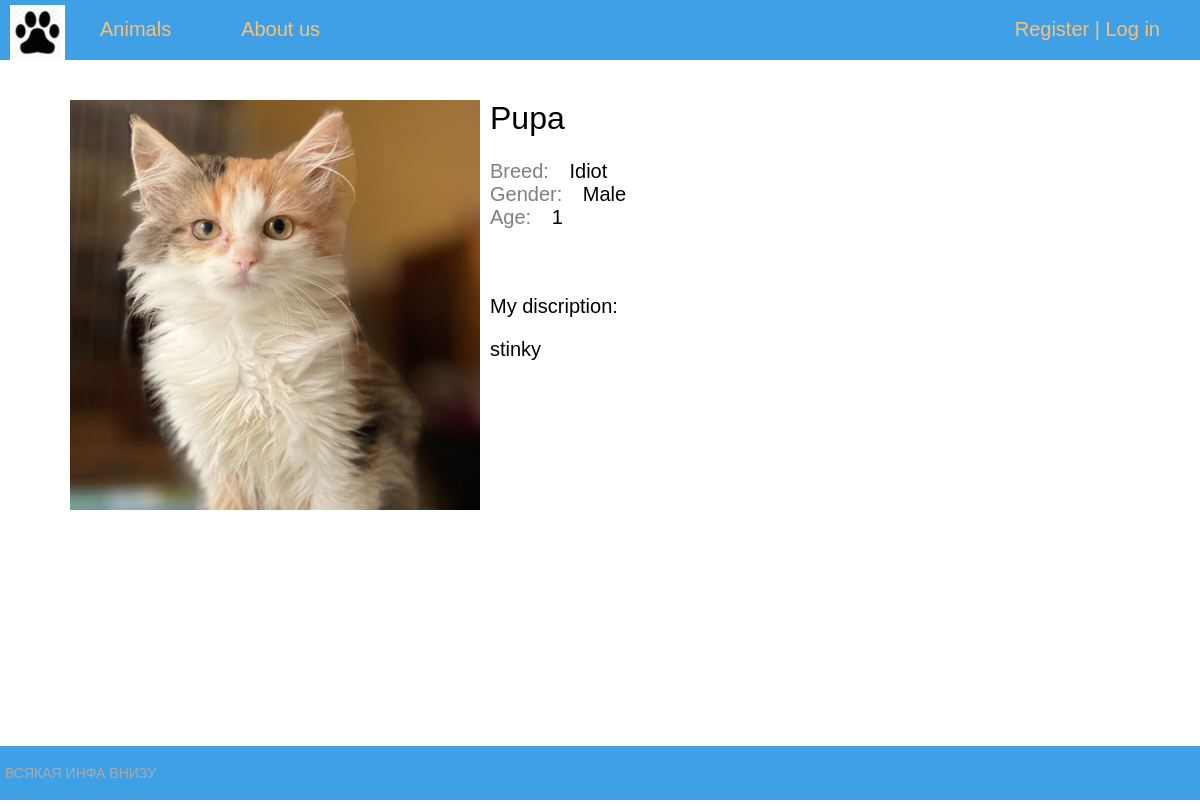
/animals/1/, run on an earlier commit of the app's database.
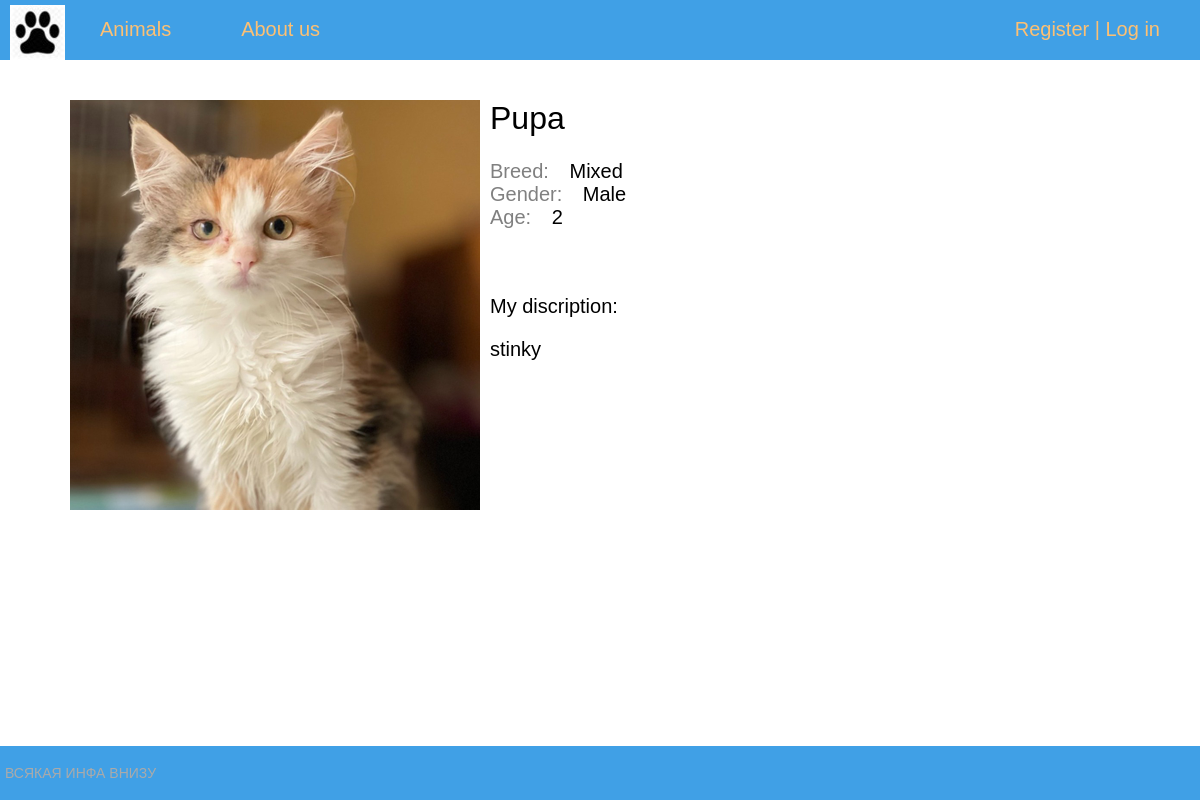
And on a later commit of the database.
### shelter/models.py (models this page shows, shortened)
class Animal(models.Model):
    name = models.CharField(max_length=30, default="")
    kind = models.CharField(max_length=15)
    breed = models.CharField(max_length=50)
    age = models.IntegerField(default="")
    color = models.CharField(max_length=50)
    gender = models.CharField(max_length=10)
    discription = models.TextField()
    photo = models.ImageField(upload_to='photos/%Y/%m/%d')
    added = models.DateTimeField(auto_now_add=True)
    edited = models.DateTimeField(auto_now=True)
    def __str__(self):
        return self.name
    class Meta:
        ordering = ('-added',)

### shelter/views.py (the view)
# urls.py: path('animals/<int:animalid>/', AnimalProfile.as_view(), name='animal'),
class AnimalProfile(DataMixin, DetailView):
    model = Animal
    template_name = 'shelter/animal_profile.html'
    pk_url_kwarg = 'animalid'
    context_object_name = 'animal'
    def get_context_data(self, *, object_list=None, **kwargs):
        context = super().get_context_data(**kwargs)
        context['title'] = context['animal']
        context['menu'] = menu
        return context

### shelter/templates/shelter/animal_profile.html (shortened to what this page needs)
{% extends 'shelter/base.html' %}
{% block content %}
<div class="container">
    <img img class="animal-img" src="{{ animal.photo.url }}">
    <div class="animal-name">
        {{ animal.name }}
    </div>
    <br>
    <div class="row">
        <div class="animal-info">Breed:&nbsp</div>
        <div class="animal-spec">{{ animal.breed }}</div>
    </div>
    <div class="row">
        <div class="animal-info">Gender:&nbsp</div>
        <div class="animal-spec">{{ animal.gender }}</div>
    </div>
    <div class="row">
        <div class="animal-info">Age:&nbsp</div>
        <div class="animal-spec">{{ animal.age }}</div>
    </div>
    <br>
    <br>
    <p>My discription:</p>
    <div class="animal-spec">{{ animal.discription }}</div>
</div>
{% endblock content %}

What changed in the data, as far as the page shows it:
changed Animal "Pupa": breed "Idiot" → "Mixed"; age "1" → "2"
